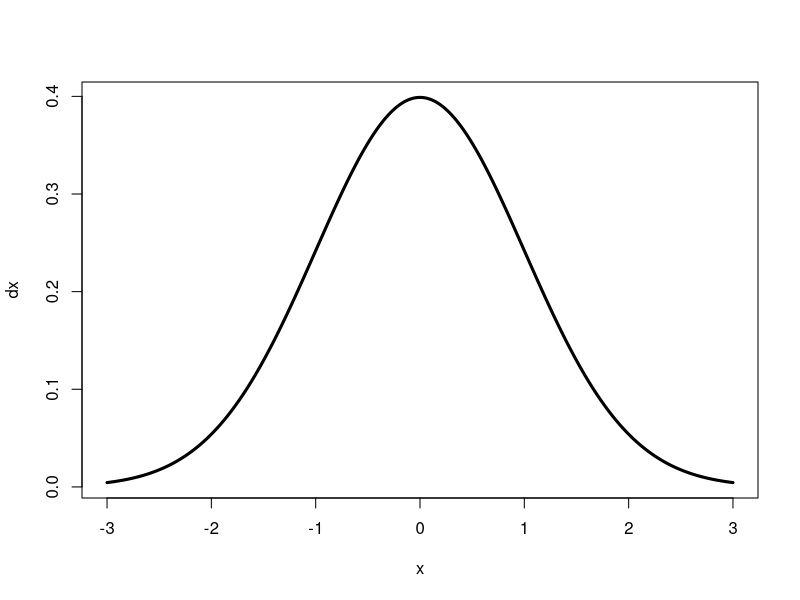
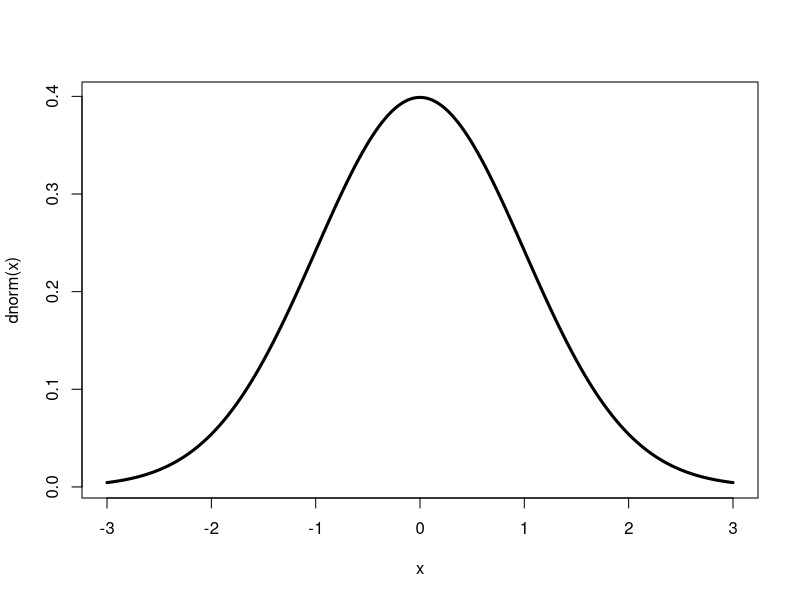
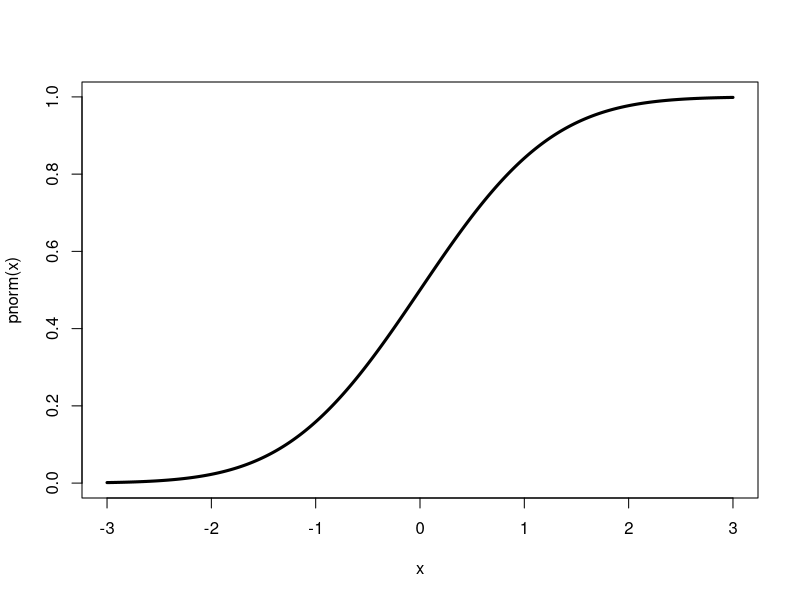
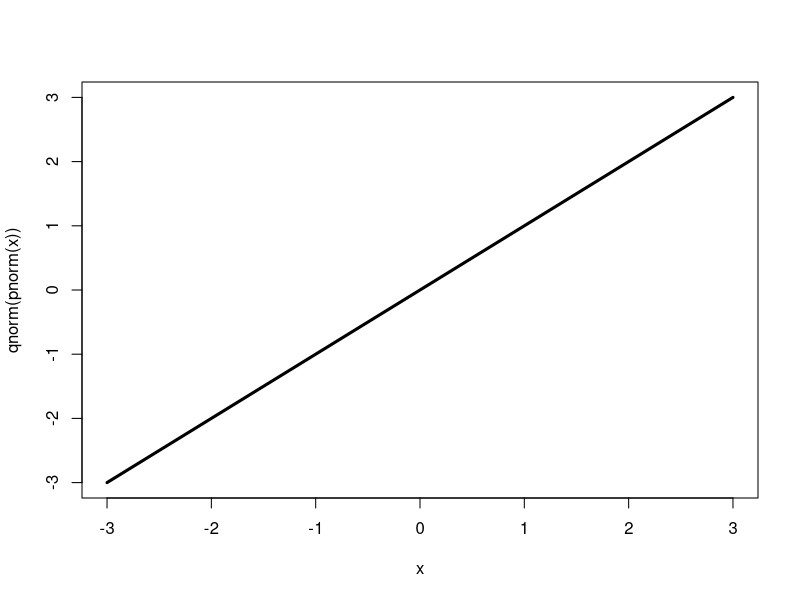

Generate these figures, in order, with R: (Note: this script raises an error after producing the figures.)
## ---- chunk 1
head(cars)
## ---- chunk 2
#| echo: false
head(cars)
## ---- chunk 3
#| lst-label: lst-default
#| lst-cap: Default settings
head(cars)
## ---- chunk 4
#| echo: false
#| lst-label: lst-echoF
#| lst-cap: Echo FALSE
head(cars)
## ---- chunk 5
#| label: fig-normal
#| fig-cap: Normal distribution
x = seq(-3,3, length.ou = 1000)
dx = dnorm(x)
plot(x, dx, type = "l", cex = 2, lwd = 3)
## ---- chunk 6
#| layout-ncol: 3
#| label: fig-normalProperties
#| fig-cap: Properties of the normal distribution
#| fig-subcap:
#|   - "Density"
#|   - "Cumulative"
#|   - "Quantile"

plot(x, dnorm(x), type = "l", lwd = 3)
plot(x, pnorm(x), type = "l", lwd = 3)
plot(x, qnorm(pnorm(x)), type = "l", lwd = 3)
## ---- chunk 7
#| echo: true
#| error: true
mean(y)
## ---- chunk 8
#| tbl-cap: This is my first table
#| lable: tbl-tab
library(knitr)
kable(head(cars))
## ---- chunk 9
#| fig-column: margin
#| tbl-cap: The table
#| fig-cap: The plot
kable(head(cars))
plot(cars$speed,cars$dist)
